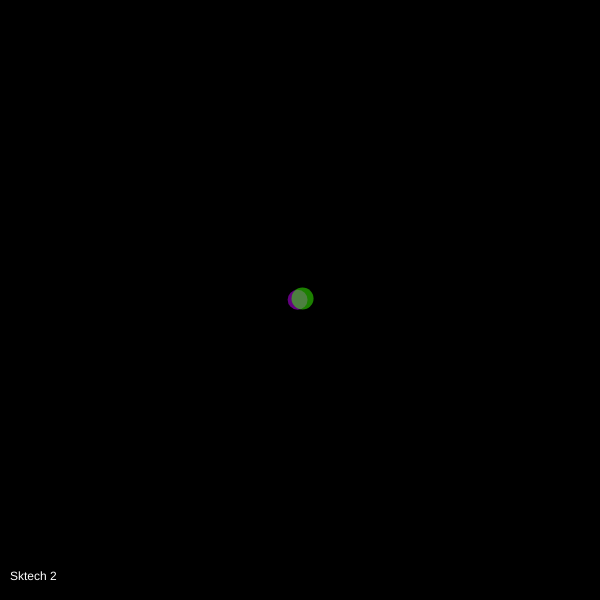
Frame 1 (no input)
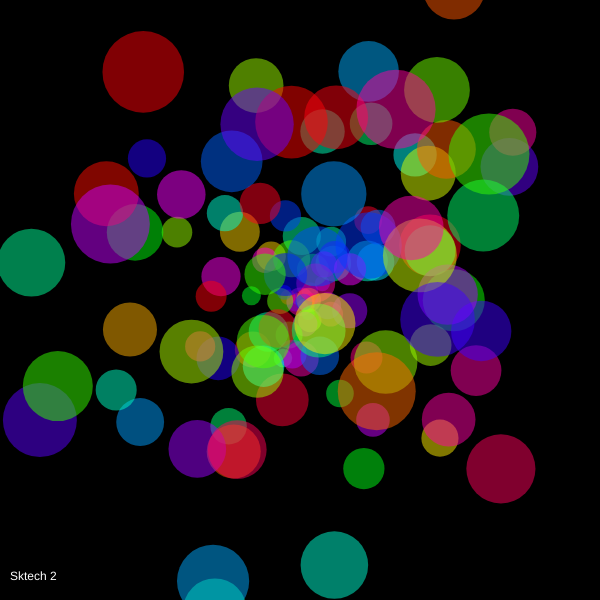
Frame 60 (no input)
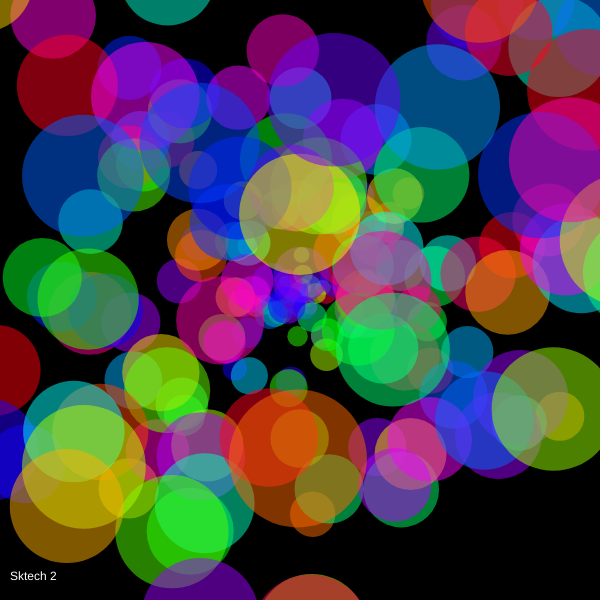
Frame 120 (the mouse pressed at the canvas centre since frame 60)

The p5.js sketch that drew these frames (run headless with seeded random() and noise() and a simulated clock; from frame 60 on, the mouse is pressed at the canvas centre):

// p5.js sketch
// ── sketch.js
//Based off the particle system example on p5.js

let system;

function setup() {
  createCanvas(600, 600);
  system = new ParticleSystem(createVector(width/2, height/2));
  colorMode(HSB);
}

function draw() {
  background(0);
  system.addParticle();
  system.addParticle();
  system.run();
  fill(255);
  text("Sktech 2", 10, height - 20);
}

// A simple Particle class
let Particle = function(position) {
  this.acceleration = createVector(random(-0.05, 0.05), random(-0.05, 0.05));
  this.velocity = createVector(random(-5, 5), random(-5, 5));
  this.position = position.copy();
  this.lifespan = 255;
  this.size = random(5, 25);
  this.hue = random(360);
};

Particle.prototype.run = function() {
  this.update();
  this.display();
};

// Method to update position
Particle.prototype.update = function(){
  this.velocity.add(this.acceleration);
  this.position.add(this.velocity);
  this.lifespan -= 2;
  this.size += 1;
};

// Method to display
Particle.prototype.display = function() {
  noStroke();
  fill(this.hue, 100, 100, 0.5);
  ellipse(this.position.x, this.position.y, this.size, this.size);
};

// Is the particle still useful?
Particle.prototype.isDead = function(){
  return this.lifespan < 0;
};

let ParticleSystem = function(position) {
  this.origin = position.copy();
  this.particles = [];
};

ParticleSystem.prototype.addParticle = function() {
  this.particles.push(new Particle(this.origin));
};

ParticleSystem.prototype.run = function() {
  for (let i = this.particles.length-1; i >= 0; i--) {
    let p = this.particles[i];
    p.run();
    if (p.isDead()) {
      this.particles.splice(i, 1); //gets rid of dead particles 
    }
  }
};
